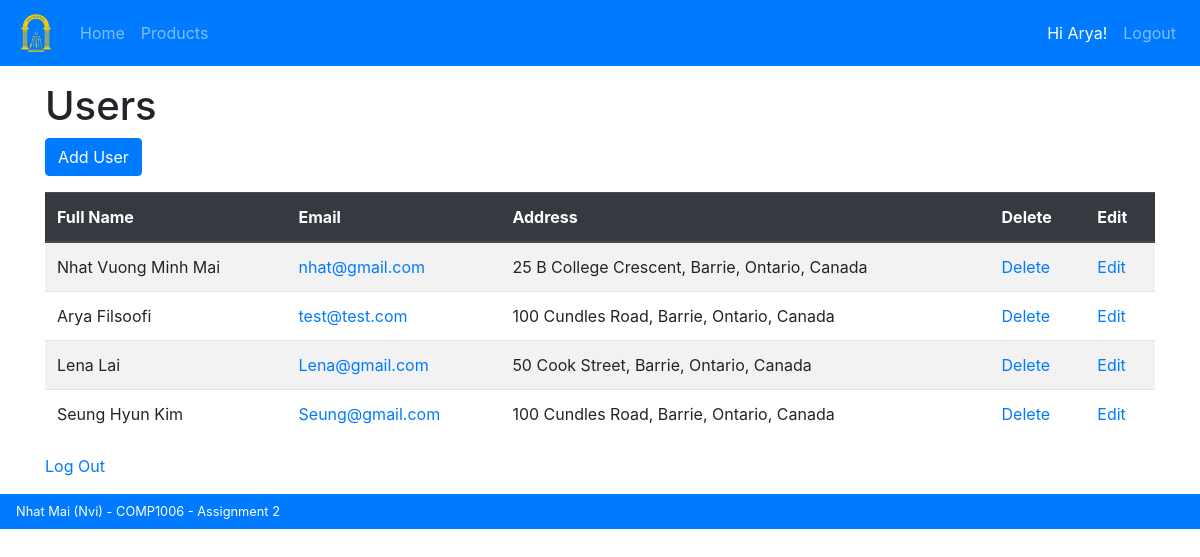
Screenshot of /Source/users.php (signed in) with the database file from the repository.
### tables this page shows
CREATE TABLE users (
	userID INT NOT NULL AUTO_INCREMENT,
	firstName VARCHAR(24) NOT NULL,
	lastName VARCHAR(24) NOT NULL,
	middleName VARCHAR(24),
	email VARCHAR(100) NOT NULL,
	password VARCHAR(255) NOT NULL,
	streetAddress VARCHAR(100) NOT NULL,
	city VARCHAR(24) NOT NULL,
	stateID VARCHAR(2) NOT NULL,
	countryID VARCHAR(2) NOT NULL,
	postalCode VARCHAR(6) NOT NULL,
	PRIMARY KEY (userID),
	FOREIGN KEY (stateID) REFERENCES states(stateID),
	FOREIGN KEY (countryID) REFERENCES countries(countryID)
);

CREATE TABLE states (
	stateID VARCHAR(2) NOT NULL,  
	stateName VARCHAR(24) NOT NULL,
	countryID VARCHAR(2) NOT NULL,
	PRIMARY KEY (stateID, countryID),
	FOREIGN KEY (countryID) REFERENCES countries(countryID)
);

CREATE TABLE countries (
	countryID VARCHAR(2) NOT NULL,  
    countryName VARCHAR(24) NOT NULL,
    PRIMARY KEY (countryID)
);

### Source/users.php (the view, shortened to what this page needs)
<?php $title = 'Users'; include('global/header.php'); ?>
<main class="container">
	<h1><?php echo $title; ?></h1>
	<?php
		if (isset($_SESSION['userID'])) {
			echo '<a class="btn btn-primary" href="register.php">Add User</a>';
		}
	?>
<?php
	try{
		include('global/connect.php');
		$sql = 'SELECT userID, firstName, lastName, middleName, email, streetAddress, city, states.stateName, countries.countryName FROM users
		INNER JOIN countries ON countries.countryID = users.countryID
		INNER JOIN states ON states.stateID = users.stateID';
		$cmd = $conn->prepare($sql);
		$cmd->execute();
		$result = $cmd->fetchAll();
		echo '<table class="table table-striped table-hover mt-3">';
		echo '<thead class="thead-dark"><tr><th>Full Name</th><th>Email</th><th>Address</th><th>Delete</th><th>Edit</th></tr></thead><tbody>';
		foreach ($result as $row) {
			echo
			'<tr>
				<td>' . $row['firstName'] . ' ' . $row['middleName'] . ' ' . $row['lastName'] . '</td>
				<td><a href="mailto:' . $row['email'] . '">' . $row['email'] . '</a></td>
				<td>' . $row['streetAddress'] . ', ' . $row['city'] . ', ' . $row['stateName'] . ', ' . $row['countryName'] . ' ' . $row['postalCode'] . '</td>
				<td><a href="delete-user.php?id=' . $row['userID'] . '" onclick="return confirm(\'Are you sure you want to delete ' . $row['firstName'] . ' ' . $row['middleName'] . ' ' . $row['lastName'] . '?\');">Delete</a></td>
				<td><a href="edit-user.php?id=' . $row['userID'] . '">Edit</a></td>
			</tr>';
		}
		echo '</tbody></table>';
	} catch (Exception $e) {
		header('location: error.php');
	}
	echo '<a href="logout.php">Log Out</a>';
?>
</main>
<?php include('global/footer.php'); ?>

### Source/global/header.php (shortened to what this page needs)
<!DOCTYPE html>
<html lang="en">
	<head>
		<link rel="stylesheet" href="css/styles.css"/>
		<link rel="stylesheet" href="https://stackpath.bootstrapcdn.com/bootstrap/4.3.1/css/bootstrap.min.css">
	</head>
	<body>
		<header class="mb-3">
			<nav class="navbar navbar-expand-lg navbar-dark bg-primary">
				<a class="navbar-brand" href="index.php">
					<img src="images/logo-nuniversal.svg" alt="Logo" heigth="40" width="40">
				</a>
				<div class="collapse navbar-collapse" id="navbarText">
					<ul class="navbar-nav mr-auto">
						<li class="nav-item">
							<a class="nav-link" href="index.php">Home</a>
						</li>
						<li class="nav-item">
							<a class="nav-link" href="products.php">Products</a>
						</li>
					</ul>
					<ul class="navbar-nav ml-auto">
					<?php
						try {
							if (!isset($_SESSION['userID'])) {
								echo '<li class="nav-item"><a class="nav-link" href="login.php" title="Login">Login</a></li>
											<li class="nav-item"><a class="nav-link" href="register.php" title="Register">Register</a></li>';
							}
							else {
								require 'global/connect.php';
								$sql = "SELECT firstName FROM users WHERE userID = " . $_SESSION['userID'];
								$result = $conn->query($sql);
								foreach ($result as $row) {
									echo '<li class="nav-item"><a class="nav-link" href="users.php">Hi ' . $row['firstName'] . '!</a></li>
												<li class="nav-item"><a class="nav-link" href="logout.php" title="Logout">Logout</a></li>';
								}
							}
						}catch (Exception $e) {
							header('location: global/error.php');
						}
					?>
					</ul>
				</div>
			</nav>
		</header>

### rows the page displays
users: firstName "Arya", lastName "Filsoofi", email "test@test.com", streetAddress "100 Cundles Road", city "Barrie", states.stateName "Ontario", countryID.countryName "Canada"
users: firstName "Nhat", middleName "Vuong Minh", lastName "Mai", email "nhat@gmail.com", streetAddress "25 B College Crescent", city "Barrie", states.stateName "Ontario", countryID.countryName "Canada"
users: firstName "Lena", lastName "Lai", email "Lena@gmail.com", streetAddress "50 Cook Street", city "Barrie", states.stateName "Ontario", countryID.countryName "Canada"
users: firstName "Seung", middleName "Hyun", lastName "Kim", email "Seung@gmail.com", streetAddress "100 Cundles Road", city "Barrie", states.stateName "Ontario", countryID.countryName "Canada"

### other values shown
$title "Users"
